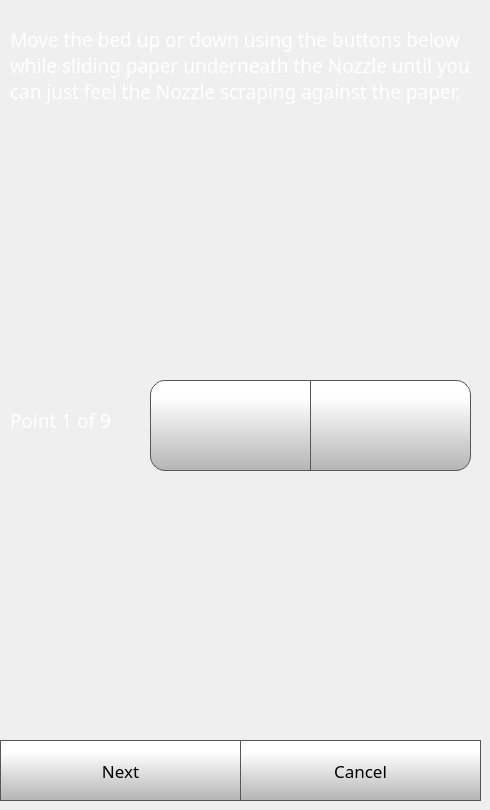
    <widget class="QWidget" name="fullStep2Page">
     <widget class="QLabel" name="caliberateLabel_8">
      <property name="geometry">
       <rect>
        <x>10</x>
        <y>0</y>
        <width>471</width>
        <height>131</height>
       </rect>
      </property>
      <property name="font">
       <font>
        <family>Gotham</family>
        <pointsize>14</pointsize>
        <weight>50</weight>
        <bold>false</bold>
       </font>
      </property>
      <property name="styleSheet">
       <string notr="true">color: rgb(255, 255, 255);</string>
      </property>
      <property name="text">
       <string>Move the bed up or down using the buttons below while sliding paper underneath the Nozzle until you can just feel the Nozzle scraping against the paper.</string>
      </property>
      <property name="wordWrap">
       <bool>true</bool>
      </property>
     </widget>
     <widget class="QPushButton" name="fullStep2CancelButton">
      <property name="geometry">
       <rect>
        <x>240</x>
        <y>740</y>
        <width>241</width>
        <height>61</height>
       </rect>
      </property>
      <property name="font">
       <font>
        <family>Gotham</family>
        <pointsize>13</pointsize>
       </font>
      </property>
      <property name="styleSheet">
       <string notr="true">QPushButton {
     border: 1px solid rgb(87, 87, 87);
	background-color: qlineargradient(spread:pad, x1:0, y1:1, x2:0, y2:0.188, stop:0 rgba(180, 180, 180, 255), stop:1 rgba(255, 255, 255, 255));


}

QPushButton:pressed {
    background-color: qlineargradient(x1: 0, y1: 0, x2: 0, y2: 1,
                                      stop: 0 #dadbde, stop: 1 #f6f7fa);
}

QPushButton:flat {
    border: none; /* no border for a flat push button */
}

QPushButton:default {
    border-color: navy; /* make the default button prominent */
}

QPushButton:focus {
	outline: none;
}</string>
      </property>
      <property name="text">
       <string>Cancel</string>
      </property>
      <property name="iconSize">
       <size>
        <width>40</width>
        <height>40</height>
       </size>
      </property>
     </widget>
     <widget class="QPushButton" name="fullStep2NextButton">
      <property name="geometry">
       <rect>
        <x>0</x>
        <y>740</y>
        <width>241</width>
        <height>61</height>
       </rect>
      </property>
      <property name="font">
       <font>
        <family>Gotham</family>
        <pointsize>13</pointsize>
       </font>
      </property>
      <property name="styleSheet">
       <string notr="true">QPushButton {
     border: 1px solid rgb(87, 87, 87);
	background-color: qlineargradient(spread:pad, x1:0, y1:1, x2:0, y2:0.188, stop:0 rgba(180, 180, 180, 255), stop:1 rgba(255, 255, 255, 255));


}

QPushButton:pressed {
    background-color: qlineargradient(x1: 0, y1: 0, x2: 0, y2: 1,
                                      stop: 0 #dadbde, stop: 1 #f6f7fa);
}

QPushButton:flat {
    border: none; /* no border for a flat push button */
}

QPushButton:default {
    border-color: navy; /* make the default button prominent */
}

QPushButton:focus {
	outline: none;
}</string>
      </property>
      <property name="text">
       <string>Next</string>
      </property>
      <property name="iconSize">
       <size>
        <width>40</width>
        <height>40</height>
       </size>
      </property>
     </widget>
     <widget class="QLabel" name="pointLabel">
      <property name="geometry">
       <rect>
        <x>10</x>
        <y>390</y>
        <width>131</width>
        <height>61</height>
       </rect>
      </property>
      <property name="font">
       <font>
        <family>Gotham</family>
        <pointsize>14</pointsize>
        <weight>50</weight>
        <bold>false</bold>
       </font>
      </property>
      <property name="styleSheet">
       <string notr="true">color: rgb(255, 255, 255);</string>
      </property>
      <property name="text">
       <string>Point 1 of 9</string>
      </property>
      <property name="wordWrap">
       <bool>true</bool>
      </property>
     </widget>
     <widget class="QPushButton" name="moveZMFullCaliberateButton">
      <property name="geometry">
       <rect>
        <x>310</x>
        <y>380</y>
        <width>161</width>
        <height>91</height>
       </rect>
      </property>
      <property name="minimumSize">
       <size>
        <width>0</width>
        <height>0</height>
       </size>
      </property>
      <property name="font">
       <font>
        <family>Gotham</family>
        <pointsize>15</pointsize>
       </font>
      </property>
      <property name="styleSheet">
       <string notr="true">QPushButton {
     border: 1px solid rgb(87, 87, 87);

	background-color: qlineargradient(spread:pad, x1:0, y1:1, x2:0, y2:0.188, stop:0 rgba(180, 180, 180, 255), stop:1 rgba(255, 255, 255, 255));
	border-bottom-right-radius: 15px;
	border-top-right-radius: 15px;
}

QPushButton:pressed {
    background-color: qlineargradient(x1: 0, y1: 0, x2: 0, y2: 1,
                                      stop: 0 #dadbde, stop: 1 #f6f7fa);
}

QPushButton:flat {
    border: none; /* no border for a flat push button */
}

QPushButton:default {
    border-color: navy; /* make the default button prominent */
}

QPushButton:focus {
	outline: none;
}</string>
      </property>
      <property name="text">
       <string/>
      </property>
      <property name="icon">
       <iconset>
        <normaloff>templates/img/arrows.png</normaloff>templates/img/arrows.png</iconset>
      </property>
      <property name="iconSize">
       <size>
        <width>40</width>
        <height>40</height>
       </size>
      </property>
      <property name="checkable">
       <bool>false</bool>
      </property>
      <property name="autoDefault">
       <bool>false</bool>
      </property>
      <property name="default">
       <bool>false</bool>
      </property>
      <property name="flat">
       <bool>false</bool>
      </property>
     </widget>
     <widget class="QPushButton" name="moveZPFullCaliberateButton">
      <property name="geometry">
       <rect>
        <x>150</x>
        <y>380</y>
        <width>161</width>
        <height>91</height>
       </rect>
      </property>
      <property name="minimumSize">
       <size>
        <width>0</width>
        <height>0</height>
       </size>
      </property>
      <property name="font">
       <font>
        <family>Gotham</family>
        <pointsize>15</pointsize>
       </font>
      </property>
      <property name="styleSheet">
       <string notr="true">QPushButton {
     border: 1px solid rgb(87, 87, 87);

	background-color: qlineargradient(spread:pad, x1:0, y1:1, x2:0, y2:0.188, stop:0 rgba(180, 180, 180, 255), stop:1 rgba(255, 255, 255, 255));
	border-bottom-left-radius: 15px;
	border-top-left-radius: 15px;
}

QPushButton:pressed {
    background-color: qlineargradient(x1: 0, y1: 0, x2: 0, y2: 1,
                                      stop: 0 #dadbde, stop: 1 #f6f7fa);
}

QPushButton:flat {
    border: none; /* no border for a flat push button */
}

QPushButton:default {
    border-color: navy; /* make the default button prominent */
}

QPushButton:focus {
	outline: none;
}</string>
      </property>
      <property name="text">
       <string/>
      </property>
      <property name="icon">
       <iconset>
        <normaloff>templates/img/arrows-5.png</normaloff>templates/img/arrows-5.png</iconset>
      </property>
      <property name="iconSize">
       <size>
        <width>40</width>
        <height>40</height>
       </size>
      </property>
      <property name="checkable">
       <bool>false</bool>
      </property>
      <property name="autoDefault">
       <bool>false</bool>
      </property>
      <property name="default">
       <bool>false</bool>
      </property>
      <property name="flat">
       <bool>false</bool>
      </property>
     </widget>
    </widget>
